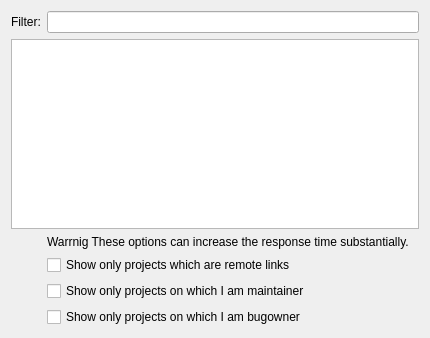
<?xml version="1.0" encoding="UTF-8"?>
<ui version="4.0">
 <class>WizardPage</class>
 <widget class="QWizardPage" name="WizardPage">
  <property name="geometry">
   <rect>
    <x>0</x>
    <y>0</y>
    <width>430</width>
    <height>338</height>
   </rect>
  </property>
  <property name="windowTitle">
   <string>WizardPage</string>
  </property>
  <property name="locale">
   <locale language="English" country="UnitedStates"/>
  </property>
  <property name="title">
   <string>Project selection</string>
  </property>
  <property name="subTitle">
   <string>Select a project to import.</string>
  </property>
  <layout class="QGridLayout" name="gridLayout">
   <item row="0" column="0">
    <widget class="QLabel" name="label">
     <property name="text">
      <string>Filter:</string>
     </property>
    </widget>
   </item>
   <item row="0" column="1">
    <widget class="QLineEdit" name="filterLineEdit"/>
   </item>
   <item row="1" column="0" colspan="2">
    <widget class="QListWidget" name="projectListWidget"/>
   </item>
   <item row="2" column="1">
    <widget class="QLabel" name="label_2">
     <property name="text">
      <string>Warrnig These options can increase the response time substantially.</string>
     </property>
    </widget>
   </item>
   <item row="3" column="1">
    <widget class="QCheckBox" name="restrainRemoteLinksCheckBox">
     <property name="text">
      <string>Show only projects which are remote links</string>
     </property>
    </widget>
   </item>
   <item row="4" column="1">
    <widget class="QCheckBox" name="restrainMaintainerCheckBox">
     <property name="enabled">
      <bool>true</bool>
     </property>
     <property name="text">
      <string>Show only projects on which I am maintainer</string>
     </property>
     <property name="checked">
      <bool>false</bool>
     </property>
    </widget>
   </item>
   <item row="5" column="1">
    <widget class="QCheckBox" name="restrainBugownerCheckBox">
     <property name="text">
      <string>Show only projects on which I am bugowner</string>
     </property>
    </widget>
   </item>
  </layout>
 </widget>
 <resources/>
 <connections/>
</ui>
